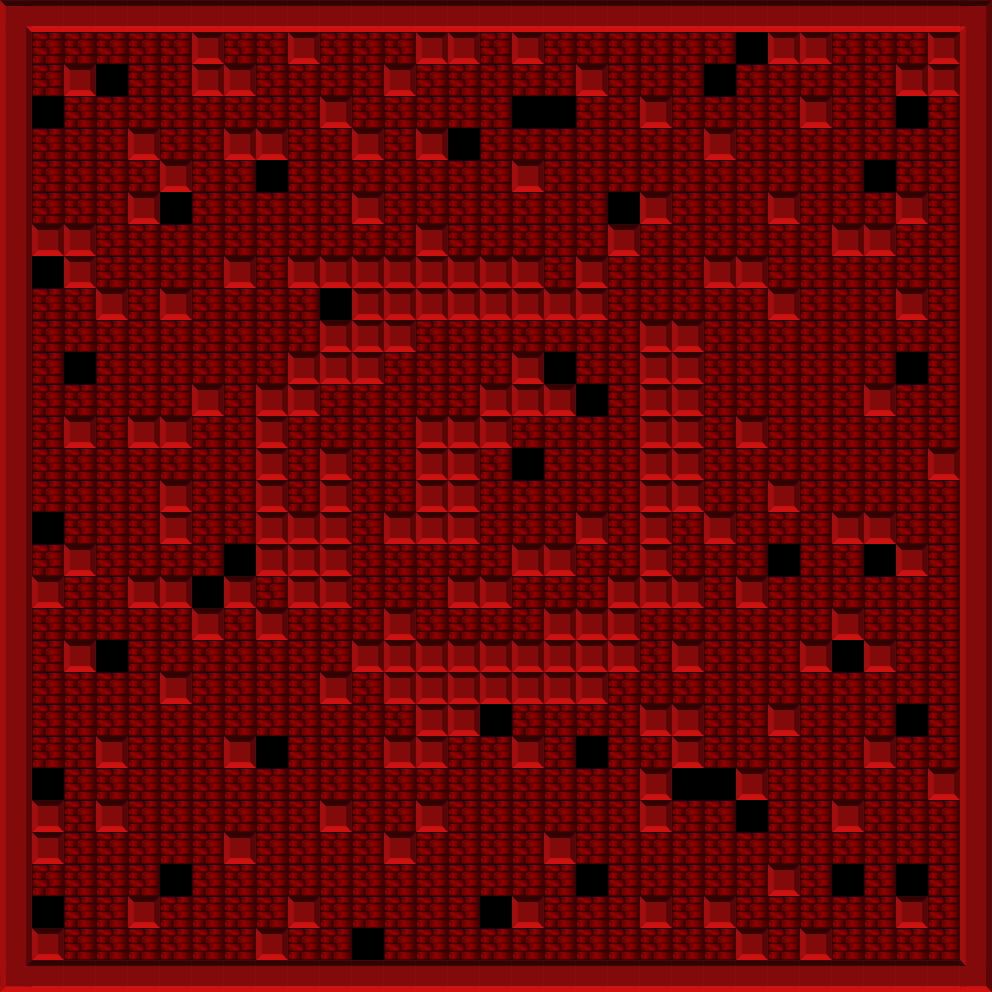

Below is a game level as drawn by its tile map, then a one-line description and the .tmx that defines it (tile-layer data replaced by summaries):
An orthogonal 31x31 tile map with 32x32 px tiles, 1 tile layer (Kachelebene 2).

<map version="1.0" orientation="orthogonal" width="31" height="31" tilewidth="32" tileheight="32">
 <tileset firstgid="1" name="tiles1" tilewidth="32" tileheight="32">
  <image source="tiles1.png" width="192" height="768" />
  <tile id="96">
   <properties>
    <property name="fallable" value="1" />
    <property name="walkable" value="1" />
   </properties>
  </tile>
  <tile id="120">
   <properties>
    <property name="walkable" value="1" />
   </properties>
  </tile>
  <tile id="121">
   <properties>
    <property name="spawn" value="1" />
    <property name="walkable" value="1" />
   </properties>
  </tile>
 </tileset>
 <layer name="Kachelebene 2" width="31" height="31">
  <data>[961 cells, 961 non-empty, 9 distinct tile ids]</data>
 </layer>
</map>
